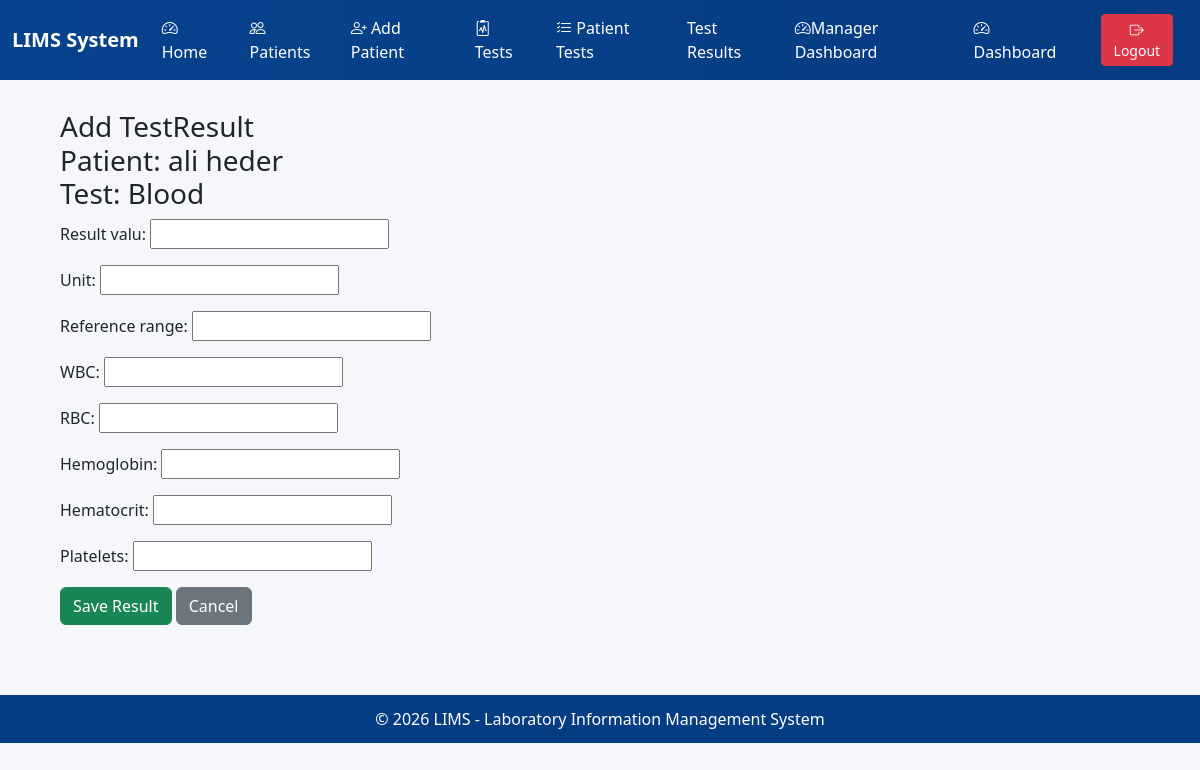
Page /testresult/add/4/ on the committed database.
### core/models.py (models this page shows, shortened)
class PatientTest(models.Model):
     id = models.BigAutoField(primary_key=True)
     patient = models.ForeignKey(Patient, on_delete=models.CASCADE, related_name='patient_tests')
     test = models.ForeignKey(Test, on_delete=models.PROTECT, related_name='test_records')
     sample_identifier = models.CharField(max_length=80, blank=True, null=True, help_text="Sample ID if lab uses one")
     request_date = models.DateTimeField(auto_now_add=True)
     result_date = models.DateTimeField(auto_now_add=True)
     result_valu = models.CharField(max_length=200, blank=True, null=True)
     result_text = models.TextField(blank=True, null=True)
     performed_by = models.CharField(max_length=120, blank=True, null=True)
     discount_percent = models.DecimalField(max_digits=5, decimal_places=2,
    default=Decimal('0.00'), validators=[MinValueValidator(Decimal('0.00')),
     MaxValueValidator(Decimal('100.00'))], help_text="Discount as percent (0-100)")
     price_snapshot = models.DecimalField(max_digits=10, decimal_places=2, blank=True, null=True,
    validators=[MinLengthValidator(Decimal('0.00'))], help_text="Price at time request (copied from Test.price)")
     total_price = models.DecimalField(max_digits=10, decimal_places=2, blank=True, null=True, help_text="Computed price after discount")
     created_at = models.DateTimeField(auto_now_add=True)
     status = models.CharField( max_length=20, choices=STATUS_CHOICES, default='pending')
     class Meta:
          verbose_name = "PatientTest"
          verbose_name_plural = "PatientTest"
          ordering = ['-request_date']
          indexes = models.Index(fields=['patient', 'test']), models.Index(fields=['request_date'])

class Patient(models.Model):
    id = models.BigAutoField(primary_key=True)
    test_subject_id = models.CharField(max_length=50, unique=True, blank=True)
    national_id = models.CharField(max_length=30, unique=True, blank=True, null=True)
    first_name = models.CharField(max_length=120)
    middle = models.CharField(max_length=120, blank=True, null=True)
    last_name = models.CharField(max_length=120)
    date_of_birth = models.DateTimeField(blank=True, null=True)
    GENDER_CHOICES = [('M', 'Male'), ('F', 'Female'), ('O', 'Other'), ('U', 'Unknown')]
    gender = models.CharField(max_length=1, choices=GENDER_CHOICES, default='U')
    blood_group = models.CharField(max_length=3, blank=True, null=True)
    phone = models.CharField(max_length=30, blank=True, null=True)
    email = models.EmailField(blank=True, null=True)
    address = models.TextField(blank=True, null=True)
    emergency_contact = models.CharField(max_length=120, blank=True, null=True)
    registration_date = models.DateTimeField(auto_now_add=True)
    last_update = models.DateTimeField(auto_now=True)
    notes = models.TextField(blank=True, null=True)
    class Meta:
        verbose_name = "Patient"
        verbose_name_plural = "Patients"
        ordering = ['-registration_date']
        indexes = [
            models.Index(fields=['test_subject_id']),
            models.Index(fields=['national_id']),
            models.Index(fields=['last_name', 'first_name']),
        ]

class Test(models.Model):
        id = models.BigAutoField(primary_key=True)
        test_code = models.CharField(max_length=30, unique=True, help_text="Unique test code, e.g, CBC, GLU, CHOL")
        test_name = models.CharField(max_length=150, help_text="Full name of the test (e.g. Complete,Blood Count)")
        department = models.CharField(max_length=100, help_text="Department(e.g, Hematologe, Biochemistry, Immunology)")
        sample_type = models.CharField(max_length=50, blank=True, null=True, help_text="e.g, Boold, Serum, Urine")
        unit = models.CharField(max_length=30, blank=True, null=True, help_text="Measurement unit (e.g. mg/dL, IU/L)")
        reference_range = models.CharField(max_length=120, blank=True, null=True, help_text="Example: 4.5 - 10.0 *10^9/L")
        price = models.DecimalField(max_digits=10, decimal_places=2, default=Decimal('0.00'), validators=[MinValueValidator(Decimal('0.00'))], help_text="Cost of the test")
        turnaround_time_hours = models.PositiveBigIntegerField(default=24, help_text="Expected time to complete (in hours)")
        active = models.BooleanField(default=True, help_text="Set to False to deactivativate the test")
        instructions = models.TextField(blank=True, null=True)
        created_at = models.DateTimeField(auto_now_add=True)
        last_update = models.DateTimeField(auto_now=True)
        class Meta:
            verbose_name = "Test"
            verbose_name_plural = "Tests"
            ordering = ['department', 'test_name']
            indexes = [
                models.Index(fields=['test_code']),
                models.Index(fields=['test_name']),
         ]

### core/views.py (the view)
# urls.py: path('testresult/add/<int:pk>/', views.testresult_create, name='testresult_create'),
def testresult_create(request, pk):
    patienttest = get_object_or_404(PatientTest, id=pk)
    if hasattr(patienttest, 'testresult'):
        return redirect('core:testresult_detail', patienttest.testresult.id)
    if request.method == 'POST':
        form = TestResultForm(request.POST)
        if form.is_valid():
            result = form.save(commit=False)
            result.patienttest = patienttest
            result.save()
            patienttest.status = 'completed'
            patienttest.save()
            return redirect('core:testresult_detail', result.id)
    else:
        form = TestResultForm()
    return render(request, 'core/testresult_create.html', {
        'form': form,
        'patienttest': patienttest
    })

### core/forms.py
class TestResultForm(forms.ModelForm):
    class Meta:
        model = TestResult
        fields = ['result_valu', 'unit', 'reference_range', 'wbc','rbc','hemoglobin','hematocrit','platelets']

### core/templates/core/testresult_create.html (shortened to what this page needs)
{% extends "base.html" %}
{% block content %}
<h3>
    Add TestResult<br>
    Patient: {{ patienttest.patient.first_name }} {{ patienttest.patient.last_name }}<br>
    Test: {{ patienttest.test.test_name }}
</h3>
<form method="post">
    {{ form.as_p }}
    <button type="submit" class="btn btn-success">
        Save Result
    </button>
    <a href="{% url 'core:patienttest_detail' patienttest.id %}" class="btn btn-secondary">
        Cancel
    </a>
</form>
{% endblock %}

### templates/base.html (style rules this page uses)
body { background: #f5f7fb; font-family: Segoe UI, Tahoma; }

### rows in the picture
PatientTest: patient.first_name "ali", patient.last_name "heder", test.test_name "Blood"
